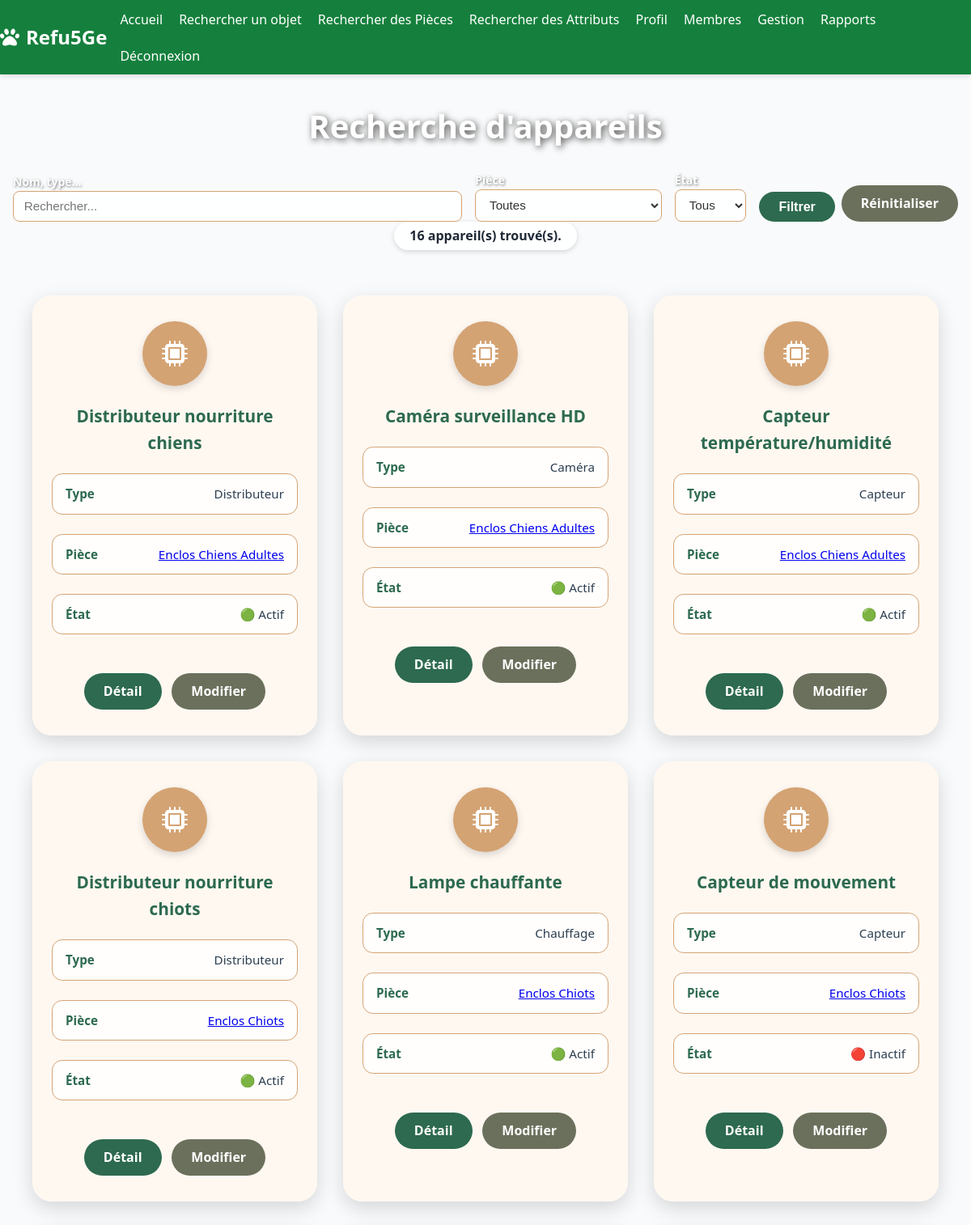
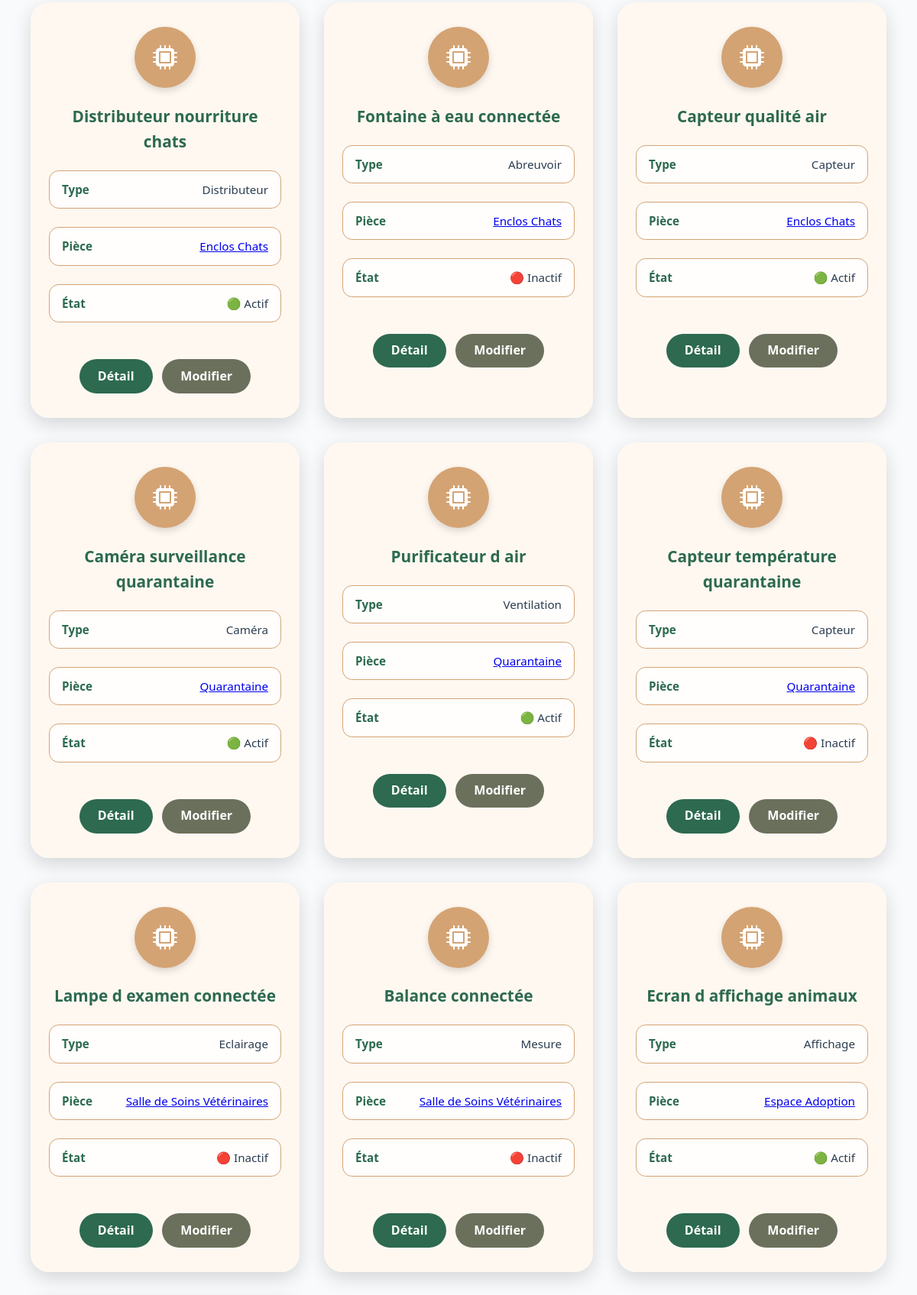
The page /search/devices/ (signed in, upper part) on the database its author committed (2 pictures, top to bottom).
### core/models.py (models this page shows, shortened)
class Device(models.Model):
    id = models.AutoField(primary_key=True)
    name = models.CharField(max_length=100)
    type = models.CharField(max_length=50)
    description = models.TextField(max_length=200)
    state = models.BooleanField(default=False)
    room = models.ForeignKey(Room, on_delete=models.CASCADE, related_name='devices')
    consumption_per_hour = models.FloatField(default=0.0, validators=[MinValueValidator(0.0)])

class Room(models.Model):
    id = models.AutoField(primary_key=True)
    name = models.CharField(max_length=100, unique=True)

### core/views.py (the view)
# urls.py: path('search/devices/', views.search_devices, name='search_devices'),
@login_required()
def search_devices(request):
    query = request.GET.get('q', '')
    piece = request.GET.get('piece', '')      # nouveau filtre
    etat = request.GET.get('etat', '')        # nouveau filtre
    if request.user.is_authenticated:
        request.user.profile.points += 1
        request.user.profile.save(update_fields=['points'])
        request.user.profile.check_level_up()
    devices = Device.objects.select_related('room').all()
    if query:
        devices = devices.filter(
            Q(name__icontains=query) | Q(type__icontains=query) | Q(room__name__icontains=query)
        )
    if piece:
        devices = devices.filter(room__id=piece)
    if etat == 'actif':
        devices = devices.filter(state=True)
    elif etat == 'inactif':
        devices = devices.filter(state=False)
    rooms = Room.objects.all()
    return render(request, 'core/search_devices.html', {
        'devices': devices,
        'query': query,
        'rooms': rooms,
    })

### accounts/models.py (called while the page is built)
    def check_level_up(self):
        if self.points >= 20 and self.level != self.MANAGER:
            self.level = self.MANAGER
            self.save(update_fields=['level'])
        elif self.points >= 50 and self.level == self.BASIC:
            self.level = self.ADVANCED
            self.save(update_fields=['level'])

### templates/core/search_devices.html (shortened to what this page needs)
{% extends "base.html" %}
{% block body_class %}auth-page{% endblock %}
{% block extra_css %}<link rel="stylesheet" href="/static/css/search.css">{% endblock %}
{% block content %}
<div class="auth-content">
    <div class="userlist-container">
        <h1 class="userlist-title">Recherche d'appareils</h1>
        <form method="get" class="search-form mb-6">
            <div class="flex flex-col md:flex-row gap-4 justify-center items-end">
                <div class="flex-grow">
                    <label for="q" class="block text-sm font-medium text-white mb-1">Nom, type…</label>
                    <input id="q" type="text" name="q" value="{{ query }}" placeholder="Rechercher..." class="form-control w-full">
                </div>
                <div>
                    <label for="piece" class="block text-sm font-medium text-white mb-1">Pièce</label>
                    <select id="piece" name="piece" class="form-control">
                        <option value="">Toutes</option>
                    </select>
                </div>
                <div>
                    <label for="etat" class="block text-sm font-medium text-white mb-1">État</label>
                    <select id="etat" name="etat" class="form-control">
                        <option value="">Tous</option>
                    </select>
                </div>
                <div class="flex gap-2 btn-row">
                    <button type="submit" class="btn btn-primary">Filtrer</button>
                    <a href="{% url 'core:search_devices' %}" class="btn btn-secondary">Réinitialiser</a>
                </div>
            </div>
        </form>
        {% if devices %}
        <div style="text-align: center;">
            <p class="search-result-count">{{ devices|length }} appareil(s) trouvé(s).</p>
        </div>
        {% endif %}
        <div class="cards-grid">
            {% for device in devices %}
                <div class="card">
                    <div class="avatar"><i class="fas fa-microchip"></i></div>
                    <h2>{{ device.name }}</h2>
                    <div class="info-row"><strong>Type</strong><span>{{ device.type }}</span></div>
                    <div class="info-row"><strong>Pièce</strong><span><a href="{% url 'room_detail' device.room.id %}">{{ device.room.name }}</a></span></div>
                    <div class="info-row"><strong>État</strong><span>{% if device.state %}🟢 Actif{% else %}🔴 Inactif{% endif %}</span></div>
                    <div class="btn-row mt-3">
                        <a href="{% url 'item_detail' device.id %}" class="btn btn-primary btn-sm">Détail</a>
                        {% if user.is_authenticated and user.profile.level == 'manager' %}
                            <a href="{% url 'edit_object' 'Device' device.id %}" class="btn btn-secondary btn-sm">Modifier</a>
                        {% endif %}
                    </div>
                </div>
            {% empty %}
                <p class="aucun-resultat">Aucun appareil trouvé.</p>
            {% endfor %}
        </div>
    </div>
</div>
{% endblock %}

### static/css/styles.css (style rules this page uses)
:root { --green-primary: #16a34a; --green-dark: #15803d; --gray-bg: #f9fafb; --white: #ffffff; --amber: #b45f2a; --cream: #fef7e0; --text-dark: #421f1f; --green-main: #2d6a4f; }
*, *::before, *::after { box-sizing: border-box; margin: 0; padding: 0; }
html, body { font-family: 'Segoe UI', system-ui, sans-serif; line-height: 1.6; background-color: var(--gray-bg); }
body { display: flex; flex-direction: column; min-height: 100vh; }
a, button { transition: all 0.2s ease-in-out; }
.auth-page { background-image: url('https://images.unsplash.com/photo-1548199973-03cce0bbc87b?ixlib=rb-4.0.3&auto=format&fit=crop&w=1350&q=80'); background-size: cover; background-position: center; background-attachment: fixed; }
.auth-content { display: flex; align-items: center; justify-content: center; min-height: calc(100vh - 200px); padding: 2rem 1rem; }
.card { background-color: rgba(255, 248, 240, 0.92); max-width: 500px; width: 100%; padding: 2.5rem 2rem; border-radius: 1.5rem; box-shadow: 0 8px 25px rgba(0, 0, 0, 0.15); margin: 0 auto; }
.card h2 { text-align: center; font-size: 2rem; font-weight: 700; color: #2d6a4f; margin-bottom: 1.5rem; }
.avatar { width: 100px; height: 100px; border-radius: 50%; background-color: #d4a373; display: flex; align-items: center; justify-content: center; font-size: 2.5rem; font-weight: 700; color: white; margin: 0 auto 1.5rem; box-shadow: 0 4px 10px rgba(0, 0, 0, 0.15); }
.info-row { background: rgba(255, 255, 255, 0.85); border: 1px solid #d4a373; border-radius: 0.8rem; padding: 0.75rem 1rem; margin-bottom: 0.7rem; display: flex; justify-content: space-between; align-items: center; font-size: 0.95rem; color: #2c3e50; }
.info-row strong { color: #2d6a4f; font-weight: 600; white-space: nowrap; margin-right: 1rem; }
.btn { display: inline-block; padding: 0.6rem 1.5rem; border-radius: 999px; font-weight: 700; text-decoration: none; transition: background 0.3s, transform 0.2s; font-size: 1rem; cursor: pointer; border: none; text-align: center; }
.btn-primary { background: #2d6a4f; color: white; }
.btn-secondary { background: #6b705c; color: white; }
.btn-row { display: flex; gap: 0.8rem; justify-content: center; margin-top: 1.5rem; flex-wrap: wrap; }
.cards-grid { display: grid; grid-template-columns: repeat(auto-fit, minmax(280px, 1fr)); gap: 2rem; margin-top: 2rem; padding: 0 1.5rem; max-width: 1200px; margin-left: auto; margin-right: auto; }
.userlist-container { width: 100%; max-width: 1200px; margin: 0 auto; }
.cards-grid .card { max-width: none; padding: 2rem 1.5rem; display: flex; flex-direction: column; align-items: center; gap: 0.8rem; }
.cards-grid .avatar { width: 80px; height: 80px; font-size: 2rem; margin-bottom: 0.5rem; }
.cards-grid .card h2 { font-size: 1.3rem; margin-bottom: 0.5rem; }
.cards-grid .info-row { width: 100%; }
.userlist-title { text-align: center; font-size: 2.5rem; font-weight: 800; color: white; text-shadow: 2px 2px 8px rgba(0, 0, 0, 0.7); margin-bottom: 1.5rem; }
.flex { display: flex; }
.flex-col { flex-direction: column; }
.flex-grow { flex-grow: 1; }
.gap-2 { gap: 0.5rem; }
.gap-4 { gap: 1rem; }
.items-end { align-items: flex-end; }
.justify-center { justify-content: center; }
.block { display: block; }
.w-full { width: 100%; }
@media (min-width: 768px) { .md\:flex-row { flex-direction: row; } }
.text-sm { font-size: 0.875rem; }

### static/css/search.css (style rules this page uses)
.search-form select, .search-form input[type="text"] { background-color: rgba(255, 255, 255, 0.85); color: #333; border: 1px solid #d4a373; border-radius: 0.5rem; padding: 0.6rem 0.8rem; font-size: 0.95rem; width: 100%; backdrop-filter: blur(4px); }
.search-form .flex { align-items: flex-end; }
.search-form select option { background-color: #fff; color: #333; }
.search-form label { color: white; font-weight: 600; text-shadow: 1px 1px 3px rgba(0, 0, 0, 0.5); }
.search-form .btn-row { justify-content: center; width: auto; margin-top: 0; }
.search-form .btn-row .btn { width: auto; white-space: nowrap; }
.search-result-count { color: #1f2937; text-align: center; font-weight: 600; margin-bottom: 1.5rem; background: rgba(255, 255, 255, 0.85); display: inline-block; padding: 0.3rem 1.2rem; border-radius: 999px; box-shadow: 0 2px 6px rgba(0, 0, 0, 0.15); }

### rows shown on the page
Device: name "Distributeur nourriture chiens", type "Distributeur", room.name "Enclos Chiens Adultes", state "🟢 Actif"
Device: name "Caméra surveillance HD", type "Caméra", room.name "Enclos Chiens Adultes", state "🟢 Actif"
Device: name "Capteur température/humidité", type "Capteur", room.name "Enclos Chiens Adultes", state "🟢 Actif"
Device: name "Distributeur nourriture chiots", type "Distributeur", room.name "Enclos Chiots", state "🟢 Actif"
Device: name "Lampe chauffante", type "Chauffage", room.name "Enclos Chiots", state "🟢 Actif"
Device: name "Capteur de mouvement", type "Capteur", room.name "Enclos Chiots", state "🔴 Inactif"
Device: name "Distributeur nourriture chats", type "Distributeur", room.name "Enclos Chats", state "🟢 Actif"
Device: name "Fontaine à eau connectée", type "Abreuvoir", room.name "Enclos Chats", state "🔴 Inactif"
Device: name "Capteur qualité air", type "Capteur", room.name "Enclos Chats", state "🟢 Actif"
Device: name "Caméra surveillance quarantaine", type "Caméra", room.name "Quarantaine", state "🟢 Actif"
Device: name "Purificateur d air", type "Ventilation", room.name "Quarantaine", state "🟢 Actif"
Device: name "Capteur température quarantaine", type "Capteur", room.name "Quarantaine", state "🔴 Inactif"
Device: name "Lampe d examen connectée", type "Eclairage", room.name "Salle de Soins Vétérinaires", state "🔴 Inactif"
Device: name "Balance connectée", type "Mesure", room.name "Salle de Soins Vétérinaires", state "🔴 Inactif"
Device: name "Ecran d affichage animaux", type "Affichage", room.name "Espace Adoption", state "🟢 Actif"

### other values the page prints
{{ devices|length }} "16"
